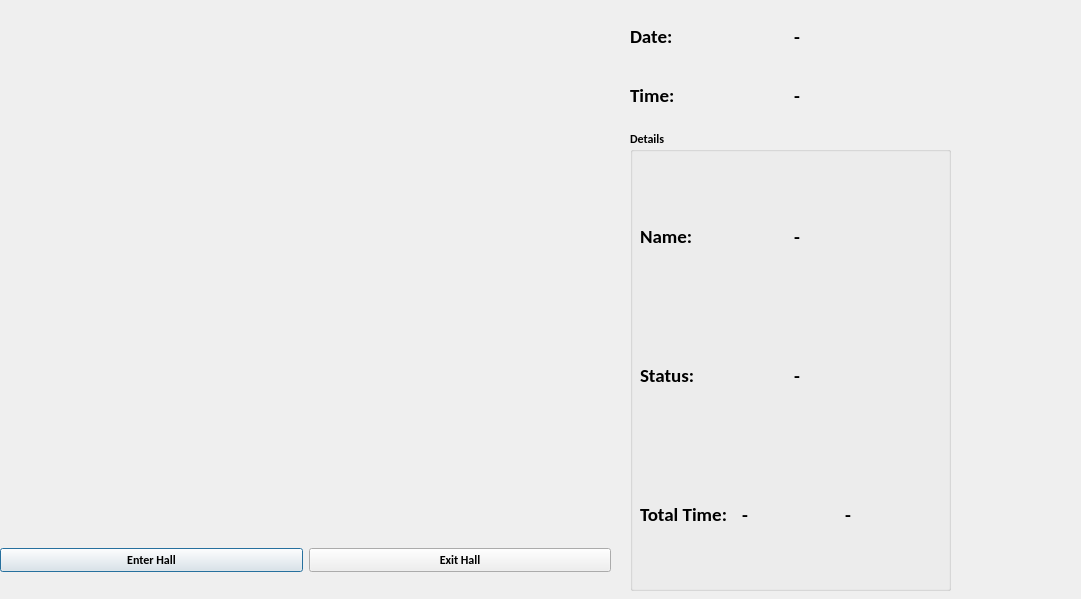
<?xml version="1.0" encoding="UTF-8"?>
<ui version="4.0">
 <class>OutputDialog</class>
 <widget class="QDialog" name="OutputDialog">
  <property name="geometry">
   <rect>
    <x>0</x>
    <y>0</y>
    <width>1081</width>
    <height>599</height>
   </rect>
  </property>
  <property name="minimumSize">
   <size>
    <width>0</width>
    <height>0</height>
   </size>
  </property>
  <property name="maximumSize">
   <size>
    <width>1920</width>
    <height>1080</height>
   </size>
  </property>
  <property name="font">
   <font>
    <family>Calibri</family>
    <weight>75</weight>
    <bold>true</bold>
   </font>
  </property>
  <property name="windowTitle">
   <string>Face Detection</string>
  </property>
  <property name="windowIcon">
   <iconset resource="resource.qrc">
    <normaloff>:/icon/icon.png</normaloff>:/icon/icon.png</iconset>
  </property>
  <widget class="QLabel" name="imgLabel">
   <property name="geometry">
    <rect>
     <x>20</x>
     <y>10</y>
     <width>591</width>
     <height>381</height>
    </rect>
   </property>
   <property name="maximumSize">
    <size>
     <width>640</width>
     <height>480</height>
    </size>
   </property>
   <property name="text">
    <string/>
   </property>
  </widget>
  <widget class="QWidget" name="horizontalLayoutWidget">
   <property name="geometry">
    <rect>
     <x>0</x>
     <y>520</y>
     <width>611</width>
     <height>80</height>
    </rect>
   </property>
   <layout class="QHBoxLayout" name="horizontalLayout">
    <item>
     <widget class="QPushButton" name="EnterHallButton">
      <property name="text">
       <string>Enter Hall</string>
      </property>
      <property name="checkable">
       <bool>true</bool>
      </property>
     </widget>
    </item>
    <item>
     <widget class="QPushButton" name="ExitHallButton">
      <property name="text">
       <string>Exit Hall</string>
      </property>
      <property name="checkable">
       <bool>true</bool>
      </property>
     </widget>
    </item>
   </layout>
  </widget>
  <widget class="QWidget" name="gridLayoutWidget">
   <property name="geometry">
    <rect>
     <x>630</x>
     <y>10</y>
     <width>321</width>
     <height>111</height>
    </rect>
   </property>
   <layout class="QGridLayout" name="gridLayout">
    <item row="0" column="0">
     <layout class="QHBoxLayout" name="horizontalLayout_2">
      <item>
       <widget class="QLabel" name="label">
        <property name="font">
         <font>
          <pointsize>14</pointsize>
         </font>
        </property>
        <property name="text">
         <string>Date: </string>
        </property>
       </widget>
      </item>
      <item>
       <widget class="QLabel" name="Date_Label">
        <property name="font">
         <font>
          <pointsize>14</pointsize>
         </font>
        </property>
        <property name="text">
         <string>-</string>
        </property>
       </widget>
      </item>
     </layout>
    </item>
    <item row="1" column="0">
     <layout class="QHBoxLayout" name="horizontalLayout_3">
      <item>
       <widget class="QLabel" name="label_2">
        <property name="font">
         <font>
          <pointsize>14</pointsize>
         </font>
        </property>
        <property name="text">
         <string>Time:</string>
        </property>
       </widget>
      </item>
      <item>
       <widget class="QLabel" name="Time_Label">
        <property name="font">
         <font>
          <pointsize>14</pointsize>
         </font>
        </property>
        <property name="text">
         <string>-</string>
        </property>
       </widget>
      </item>
     </layout>
    </item>
   </layout>
  </widget>
  <widget class="QGroupBox" name="groupBox">
   <property name="geometry">
    <rect>
     <x>630</x>
     <y>130</y>
     <width>321</width>
     <height>461</height>
    </rect>
   </property>
   <property name="title">
    <string>Details</string>
   </property>
   <widget class="QWidget" name="gridLayoutWidget_2">
    <property name="geometry">
     <rect>
      <x>10</x>
      <y>40</y>
      <width>301</width>
      <height>411</height>
     </rect>
    </property>
    <layout class="QGridLayout" name="gridLayout_2">
     <item row="1" column="0">
      <layout class="QHBoxLayout" name="horizontalLayout_5">
       <item>
        <widget class="QLabel" name="label_4">
         <property name="font">
          <font>
           <pointsize>14</pointsize>
          </font>
         </property>
         <property name="text">
          <string>Status:</string>
         </property>
        </widget>
       </item>
       <item>
        <widget class="QLabel" name="Status_Label">
         <property name="font">
          <font>
           <pointsize>14</pointsize>
          </font>
         </property>
         <property name="text">
          <string>-</string>
         </property>
        </widget>
       </item>
      </layout>
     </item>
     <item row="0" column="0">
      <layout class="QHBoxLayout" name="horizontalLayout_4">
       <item>
        <widget class="QLabel" name="label_3">
         <property name="font">
          <font>
           <pointsize>14</pointsize>
          </font>
         </property>
         <property name="text">
          <string>Name: </string>
         </property>
        </widget>
       </item>
       <item>
        <widget class="QLabel" name="Name_Label">
         <property name="font">
          <font>
           <pointsize>14</pointsize>
          </font>
         </property>
         <property name="text">
          <string>-</string>
         </property>
        </widget>
       </item>
      </layout>
     </item>
     <item row="2" column="0">
      <layout class="QHBoxLayout" name="horizontalLayout_6">
       <item>
        <widget class="QLabel" name="label_5">
         <property name="font">
          <font>
           <pointsize>14</pointsize>
          </font>
         </property>
         <property name="text">
          <string>Total Time:</string>
         </property>
        </widget>
       </item>
       <item>
        <widget class="QLabel" name="HoursLabel">
         <property name="font">
          <font>
           <pointsize>14</pointsize>
          </font>
         </property>
         <property name="text">
          <string>-</string>
         </property>
        </widget>
       </item>
       <item>
        <widget class="QLabel" name="MinLabel">
         <property name="font">
          <font>
           <pointsize>14</pointsize>
          </font>
         </property>
         <property name="text">
          <string>-</string>
         </property>
        </widget>
       </item>
      </layout>
     </item>
    </layout>
   </widget>
  </widget>
 </widget>
 <resources>
  <include location="resource.qrc"/>
 </resources>
 <connections/>
</ui>
